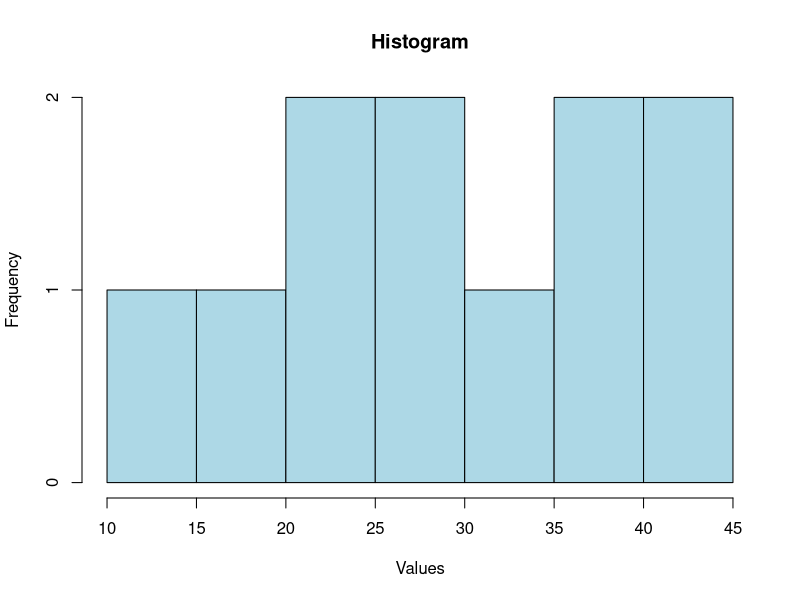

Write R code to recreate this figure.
# Sample data
data <- c(12, 18, 21, 25, 27, 30, 32, 36, 40, 42, 45)

# Mean
mean_value <- mean(data)
print(paste("Mean:", mean_value))

# Median
median_value <- median(data)
print(paste("Median:", median_value))

# Mode
# Note: Mode is not a built-in function in base R, so we can create a custom function
mode_function <- function(x) {
  ux <- unique(x)
  ux[which.max(tabulate(match(x, ux)))]
}

mode_value <- mode_function(data)
print(paste("Mode:", mode_value))

# Quartiles
quartiles <- quantile(data, probs = c(0.25, 0.5, 0.75))
print("Quartiles:")
print(quartiles)

# Range
range_value <- range(data)
print(paste("Range:", range_value))

# Interquartile Range (IQR)
iqr_value <- IQR(data)
print(paste("Interquartile Range (IQR):", iqr_value))

# Histogram
hist(data, main = "Histogram", xlab = "Values", ylab = "Frequency", col = "lightblue", border = "black")